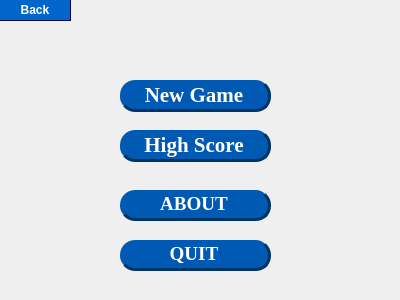
<?xml version="1.0" encoding="UTF-8"?>
<ui version="4.0">
 <class>menu</class>
 <widget class="QDialog" name="menu">
  <property name="geometry">
   <rect>
    <x>0</x>
    <y>0</y>
    <width>400</width>
    <height>300</height>
   </rect>
  </property>
  <property name="windowTitle">
   <string>Dialog</string>
  </property>
  <widget class="QPushButton" name="newgame_Button">
   <property name="geometry">
    <rect>
     <x>120</x>
     <y>80</y>
     <width>151</width>
     <height>32</height>
    </rect>
   </property>
   <property name="font">
    <font>
     <family>Georgia</family>
     <pointsize>16</pointsize>
     <bold>true</bold>
    </font>
   </property>
   <property name="styleSheet">
    <string notr="true">QPushButton{ 
border-radius: 15px;
border-right: 3px solid #003366;
border-bottom: 3px solid #003366;
}
QPushButton:enabled{
background-color: #0059b3;
color: white;
}
QPushButton:pressed{
background-color: #040273;
color: white;
}
QPushButton:hover:!pressed{
background-color: #0059b3;
color: white;
}
QPushButton:disabled{
background-color: #87CEEB;
color: #000000;
}


</string>
   </property>
   <property name="text">
    <string>New Game</string>
   </property>
  </widget>
  <widget class="QPushButton" name="about_Button">
   <property name="geometry">
    <rect>
     <x>120</x>
     <y>130</y>
     <width>151</width>
     <height>32</height>
    </rect>
   </property>
   <property name="font">
    <font>
     <family>Georgia</family>
     <pointsize>16</pointsize>
     <bold>true</bold>
    </font>
   </property>
   <property name="styleSheet">
    <string notr="true">QPushButton{ 
border-radius: 15px;
border-right: 3px solid #003366;
border-bottom: 3px solid #003366;
}
QPushButton:enabled{
background-color: #0059b3;
color: white;
}
QPushButton:pressed{
background-color: #040273;
color: white;
}
QPushButton:hover:!pressed{
background-color: #0059b3;
color: white;
}
QPushButton:disabled{
background-color: #87CEEB;
color: #000000;
}


</string>
   </property>
   <property name="text">
    <string>High Score</string>
   </property>
  </widget>
  <widget class="QPushButton" name="About_Button">
   <property name="geometry">
    <rect>
     <x>120</x>
     <y>190</y>
     <width>151</width>
     <height>31</height>
    </rect>
   </property>
   <property name="font">
    <font>
     <family>Georgia</family>
     <pointsize>14</pointsize>
     <bold>true</bold>
    </font>
   </property>
   <property name="styleSheet">
    <string notr="true">QPushButton{ 
border-radius: 15px;
border-right: 3px solid #003366;
border-bottom: 3px solid #003366;
}
QPushButton:enabled{
background-color: #0059b3;
color: white;
}
QPushButton:pressed{
background-color: #040273;
color: white;
}
QPushButton:hover:!pressed{
background-color: #0059b3;
color: white;
}
QPushButton:disabled{
background-color: #87CEEB;
color: #000000;
}


</string>
   </property>
   <property name="text">
    <string>ABOUT</string>
   </property>
  </widget>
  <widget class="QPushButton" name="Quit_Button">
   <property name="geometry">
    <rect>
     <x>120</x>
     <y>240</y>
     <width>151</width>
     <height>31</height>
    </rect>
   </property>
   <property name="font">
    <font>
     <family>Georgia</family>
     <pointsize>14</pointsize>
     <bold>true</bold>
    </font>
   </property>
   <property name="styleSheet">
    <string notr="true">QPushButton{ 
border-radius: 15px;
border-right: 3px solid #003366;
border-bottom: 3px solid #003366;
}
QPushButton:enabled{
background-color: #0059b3;
color: white;
}
QPushButton:pressed{
background-color: #040273;
color: white;
}
QPushButton:hover:!pressed{
background-color: #0059b3;
color: white;
}
QPushButton:disabled{
background-color: #87CEEB;
color: #000000;
}


</string>
   </property>
   <property name="text">
    <string>QUIT</string>
   </property>
  </widget>
  <widget class="QPushButton" name="Back_Button">
   <property name="geometry">
    <rect>
     <x>0</x>
     <y>0</y>
     <width>71</width>
     <height>21</height>
    </rect>
   </property>
   <property name="font">
    <font>
     <bold>true</bold>
    </font>
   </property>
   <property name="styleSheet">
    <string notr="true">QPushButton{ 
border-radius: 15px;
border-right: 1px solid #05014a;
border-bottom: 1px solid #05014a;
}
QPushButton:enabled{
background-color: #0066cc;
color: white;
}
QPushButton:pressed{
background-color: #000080;
color: white;
}
QPushButton:hover:!pressed{
background-color: #0066cc;
color: white;
}
QPushButton:disabled{
background-color: #87CEEB;
color: #000000;
}


</string>
   </property>
   <property name="text">
    <string>Back</string>
   </property>
  </widget>
 </widget>
 <resources/>
 <connections/>
</ui>
